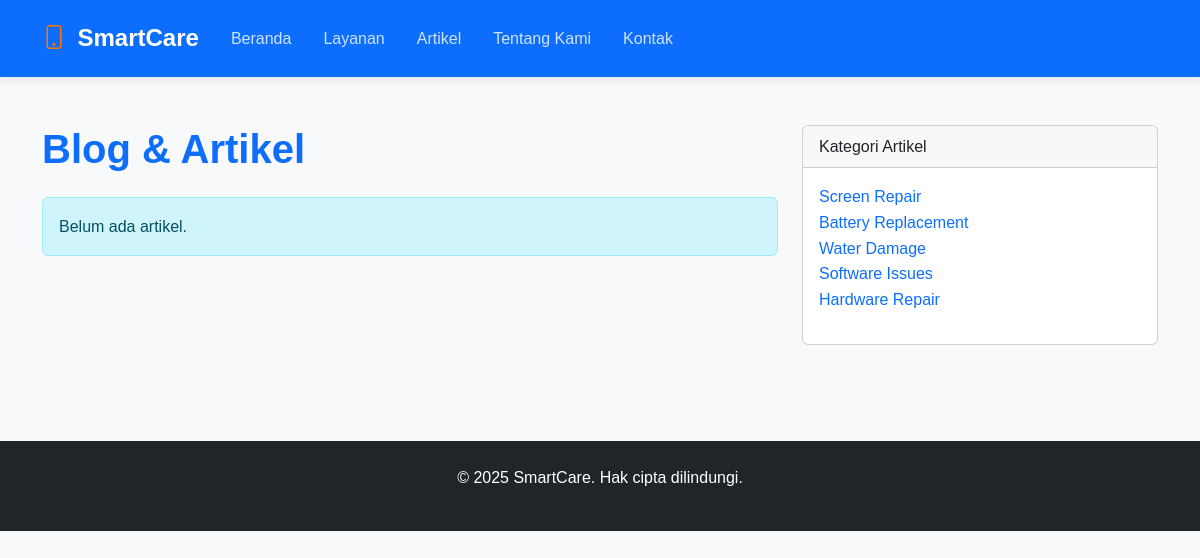
The app's page /blog.php (signed in) with its own data.
### tables this page shows
CREATE TABLE IF NOT EXISTS service_categories (
    id INT AUTO_INCREMENT PRIMARY KEY,
    name VARCHAR(50) NOT NULL UNIQUE,
    slug VARCHAR(50) NOT NULL UNIQUE,
    description TEXT,
    icon VARCHAR(50),
    created_at TIMESTAMP DEFAULT CURRENT_TIMESTAMP,
    updated_at TIMESTAMP DEFAULT CURRENT_TIMESTAMP ON UPDATE CURRENT_TIMESTAMP,
    INDEX idx_slug (slug)
);

### includes/functions.php (called while the page is built, shortened)
<?php
function getCategories() {
    global $conn;
    $stmt = $conn->prepare("SELECT * FROM service_categories");
    $stmt->execute();
    return $stmt->fetchAll(PDO::FETCH_ASSOC);
}
?>

### blog.php (the view, shortened to what this page needs)
<?php
require_once 'config/database.php';
require_once 'includes/functions.php';
$articles = getAllArticles(12, 0);
$categories = getCategories();
?>
<!DOCTYPE html>
<html lang="id">
<head>
    <link href="https://cdn.jsdelivr.net/npm/bootstrap@5.3.0/dist/css/bootstrap.min.css" rel="stylesheet">
    <link rel="stylesheet" href="https://cdn.jsdelivr.net/npm/bootstrap-icons@1.7.2/font/bootstrap-icons.css">
    <link rel="stylesheet" href="assets/css/style.css">
</head>
<body>
<?php include 'navbar.php'; ?>
<div class="container py-5">
    <div class="row">
        <div class="col-md-8">
            <h1 class="mb-4 text-primary">Blog & Artikel</h1>
            <?php if (empty($articles)): ?>
                <div class="alert alert-info">Belum ada artikel.</div>
            <?php endif; ?>
        </div>
        <div class="col-md-4">
            <div class="card">
                <div class="card-header">Kategori Artikel</div>
                <div class="card-body">
                    <?php if (!empty($categories)): ?>
                        <ul class="list-unstyled">
                            <?php foreach ($categories as $category): ?>
                                <li><a href="category.php?id=<?php echo $category['id']; ?>" class="text-decoration-none"><?php echo htmlspecialchars($category['name']); ?></a></li>
                            <?php endforeach; ?>
                        </ul>
                    <?php else: ?>
                        <p>Tidak ada kategori ditemukan.</p>
                    <?php endif; ?>
                </div>
            </div>
        </div>
    </div>
</div>
<?php include 'footer.php'; ?>
</body>
</html>

### assets/css/style.css (style rules this page uses)
body { font-family: 'Poppins', sans-serif; background-color: #f8f9fa; color: #333; line-height: 1.6; }
a { text-decoration: none; transition: all 0.3s ease; }
h1, h2, h3, h4, h5, h6 { font-weight: 600; }

### records on screen
service_categories: name "Screen Repair"
service_categories: name "Battery Replacement"
service_categories: name "Water Damage"
service_categories: name "Software Issues"
service_categories: name "Hardware Repair"
